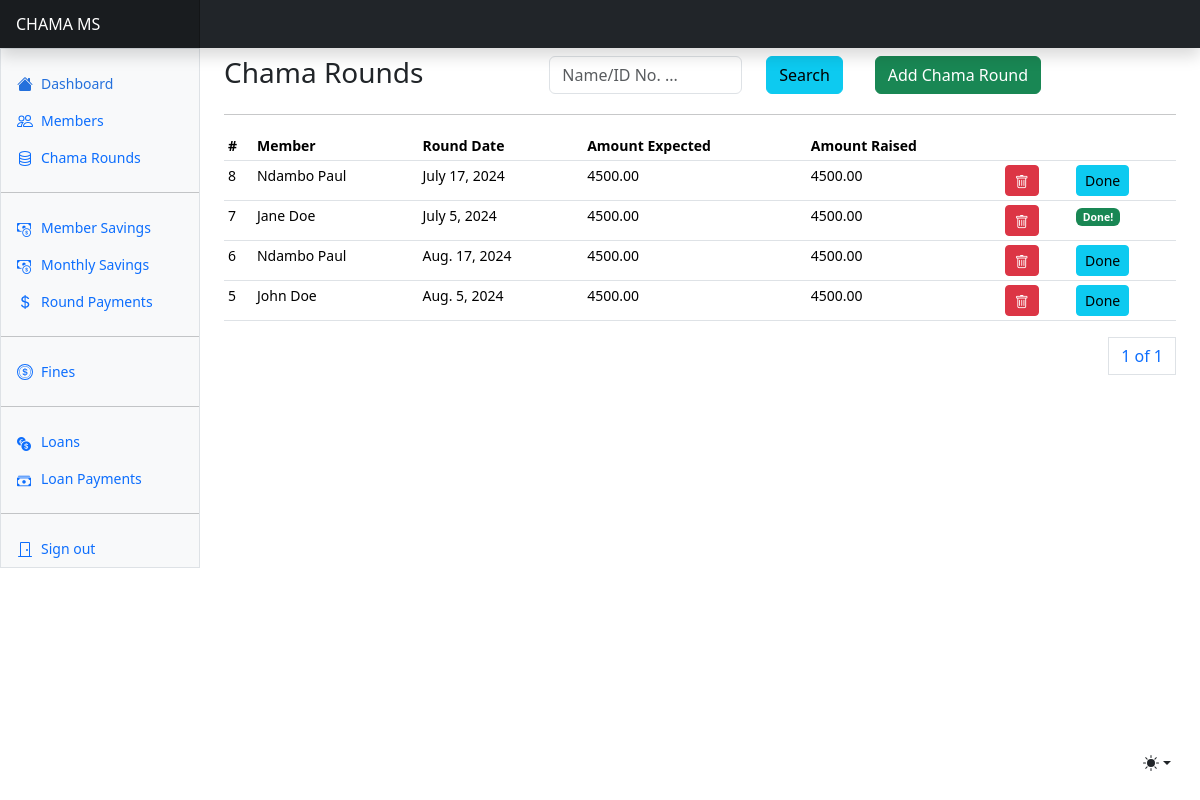
The app's page /payments/chama-rounds/, older data.
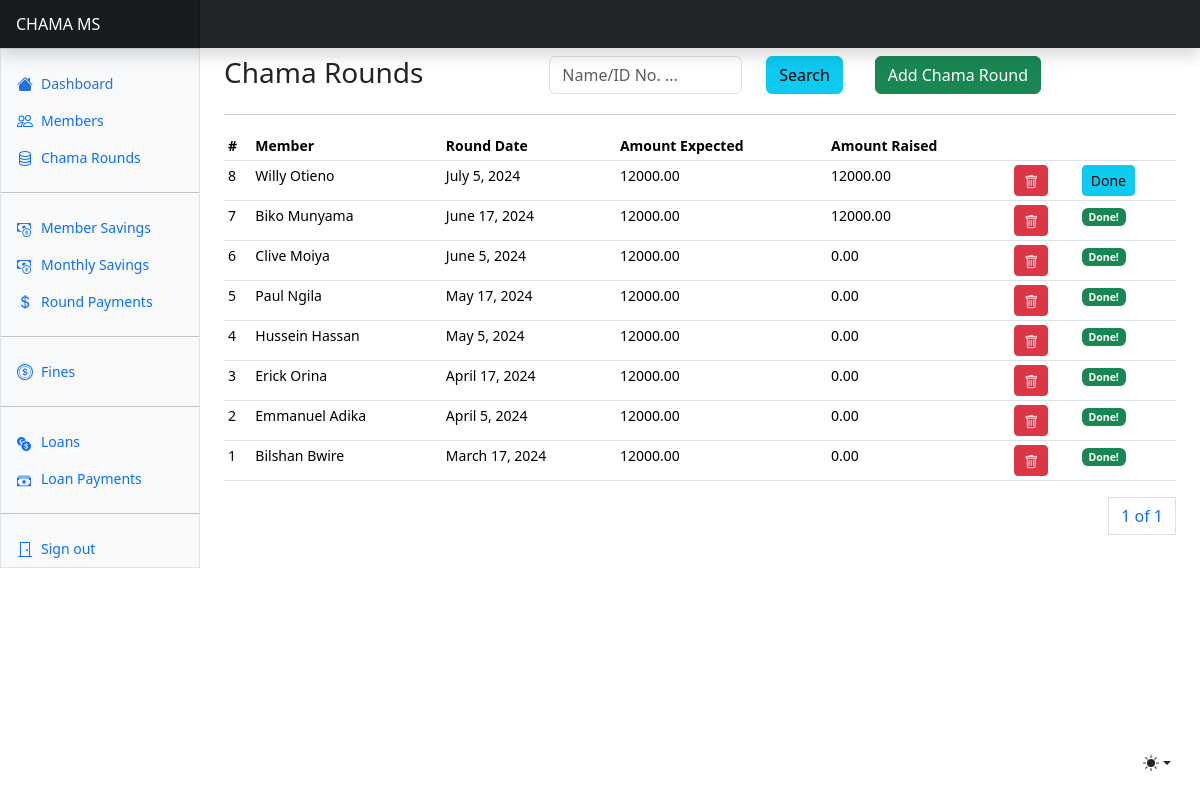
The same page, newer data.
### finance/models.py (models this page shows, shortened)
class MeriGoRound(AbstractBaseModel):
    member = models.ForeignKey("users.User", on_delete=models.CASCADE)
    round_date = models.DateField()
    amount_expected = models.DecimalField(max_digits=100, decimal_places=2, default=0)
    amount_raised = models.DecimalField(max_digits=100, decimal_places=2, default=0)
    done = models.BooleanField(default=False)

### users/models.py (models this page shows, shortened)
class User(AbstractUser, AbstractBaseModel):
    role = models.CharField(max_length=255, choices=USER_ROLES)
    id_number = models.CharField(max_length=255)
    phone_number = models.CharField(max_length=255)
    gender = models.CharField(max_length=255, null=True, blank=True)
    date_joined = models.DateField(null=True)
    address = models.CharField(max_length=255, null=True, blank=True)
    city = models.CharField(max_length=255, null=True)
    county = models.CharField(max_length=255, null=True, blank=True)
    country = models.CharField(max_length=255, null=True, blank=True)
    round_number = models.IntegerField(default=0, null=True, blank=True)
    def __str__(self):
        return f"{self.first_name} {self.last_name}"

### finance/views.py (the view)
# urls.py: path("chama-rounds/", chama_rounds, name="chama-rounds"),
def chama_rounds(request):
    chama_rounds = MeriGoRound.objects.all().order_by("-created")
    members = User.objects.filter(role="Member")
    if request.method == "POST":
        search_text = request.POST.get("search_text")
        print(f"Search Text: {search_text}")
        chama_rounds = MeriGoRound.objects.filter(Q(member__first_name__icontains=search_text) | Q(member__last_name__icontains=search_text))
    paginator = Paginator(chama_rounds, 10)
    page_number = request.GET.get("page")
    page_obj = paginator.get_page(page_number)
    context = {"page_obj": page_obj, "members": members}
    return render(request, "chama_rounds/chama_rounds.html", context)

### templates/chama_rounds/chama_rounds.html (shortened to what this page needs)
{% extends "base.html" %}
{% block content %}
<div class="row mt-2">
    <div class="col">
        <h3>Chama Rounds</h3>
    </div>
    <div class="col">
      <form method="POST">
          <div class="row">
            <div class="col-8">
              <input type="text" class="form-control" name="search_text" id="search_text" placeholder="Name/ID No. ...">
            </div>
            <div class="col-4">
              <button class="btn btn-info">Search</button>
            </div>
          </div>
      </form>
    </div>
    <div class="col">
        <a class="btn btn-success" data-bs-toggle="modal" data-bs-target="#newChamaRoundModal">Add Chama Round</a>
    </div>
</div>
<hr/>
      <div class="table-responsive small">
        <table class="table table-sm">
          <thead>
            <tr>
              <th scope="col">#</th>
              <th scope="col">Member</th>
              <th scope="col">Round Date</th>
              <th scope="col">Amount Expected</th>
              <th scope="col">Amount Raised</th>
              <th scope="col" colspan="2"></th>
            </tr>
          </thead>
          <tbody>
            {% for chama_round in page_obj %}
            <tr>
              <td>{{chama_round.id}}</td>
              <td>{{chama_round.member}}</td>
              <td>{{chama_round.round_date}}</td>
              <td>{{chama_round.amount_expected}}</td>
              <td>{{chama_round.amount_raised}}</td>
              <td>
                <a class="btn btn-danger btn-sm" data-bs-toggle="modal" data-bs-target="#deleteChamaRoundModal{{ chama_round.id }}"><i class="bi bi-trash"></i></a>
              </td>
              <td>
                {% if chama_round.done %}
              <span class="badge text-bg-success">Done!</span>
              {% else %}
                <a href="{% url 'end-chama-round' chama_round.id %}" class="btn btn-info btn-sm">Done</a>
                {% endif %}
              </td>
            </tr>
            {% endfor %}
          </tbody>
        </table>
        <div>
          <nav aria-label="Page navigation example">
            <ul class="pagination justify-content-end">
              <a class="page-link" href="#">{{ page_obj.number }} of {{ page_obj.paginator.num_pages }}</a>
            </ul>
          </nav>
        </div>
      </div>
{% endblock content %}

Row changes from the older to the newer data that the page shows:
changed MeriGoRound id 8: member "Ndambo Paul" → "Willy Otieno"; round_date "July 17, 2024" → "July 5, 2024"; amount_expected "4500.00" → "12000.00"; amount_raised "4500.00" → "12000.00"
changed MeriGoRound id 7: member "Jane Doe" → "Biko Munyama"; round_date "July 5, 2024" → "June 17, 2024"; amount_expected "4500.00" → "12000.00"; amount_raised "4500.00" → "12000.00"
changed MeriGoRound id 6: member "Ndambo Paul" → "Clive Moiya"; round_date "Aug. 17, 2024" → "June 5, 2024"; amount_expected "4500.00" → "12000.00"; amount_raised "4500.00" → "0.00"; done "Done" → "Done!"
changed MeriGoRound id 5: member "John Doe" → "Paul Ngila"; round_date "Aug. 5, 2024" → "May 17, 2024"; amount_expected "4500.00" → "12000.00"; amount_raised "4500.00" → "0.00"; done "Done" → "Done!"
added MeriGoRound: id "4", member "Hussein Hassan", round_date "May 5, 2024", amount_expected "12000.00", amount_raised "0.00", done "Done!"
added MeriGoRound: id "3", member "Erick Orina", round_date "April 17, 2024", amount_expected "12000.00", amount_raised "0.00", done "Done!"
added MeriGoRound: id "2", member "Emmanuel Adika", round_date "April 5, 2024", amount_expected "12000.00", amount_raised "0.00", done "Done!"
added MeriGoRound: id "1", member "Bilshan Bwire", round_date "March 17, 2024", amount_expected "12000.00", amount_raised "0.00", done "Done!"
